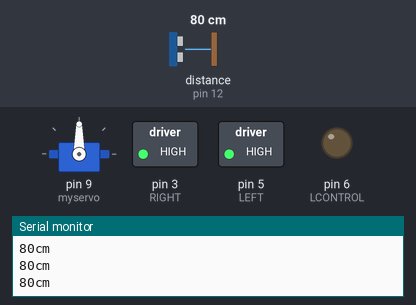
Recording of a sketch running on a simulated Arduino Uno, built with avr-gcc and run on an emulated ATmega328P. On the bench: servo, switched loads named in the sketch (green lamp = pin HIGH), output pins drawn as LEDs (lit = HIGH), the last lines printed to the serial monitor. Inputs (shaded band) come from the test bench; at power-on: distance to the obstacle (sensor on pin 12) 80 cm. The echo pulse lasts 58.3 µs per cm.

Above: at 3.7 s.
3.8 s: distance to the obstacle (sensor on pin 12) set to 44 cm
5.3 s: distance to the obstacle (sensor on pin 12) set to 38 cm
At 6.1 s:
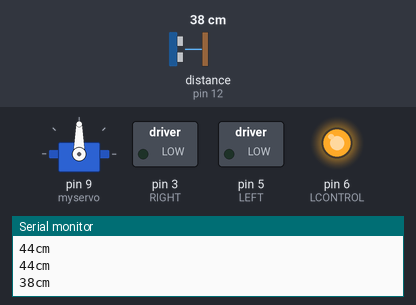
8.3 s: distance to the obstacle (sensor on pin 12) set to 60 cm
At 9.5 s:
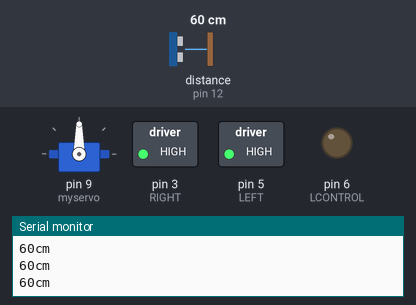
10.1 s: distance to the obstacle (sensor on pin 12) set to 2 cm
At 11.22 s:
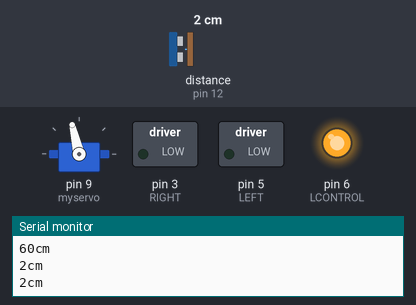
Timing chart, 0 to 14.1 s (numbered marks = the images above; inputs shaded):
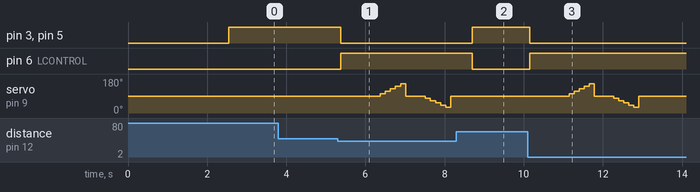

The sketch:

SR04_Example.ino
```cpp
//www.elegoo.com
//2016.12.08
#include "SR04.h"
#include <Servo.h>

#define TRIG_PIN 12
#define ECHO_PIN 11

SR04 sr04 = SR04(ECHO_PIN,TRIG_PIN);
long distance;
bool runProgram = true;

int look_control = 0; //this variable makes sure that when the sensor points to one side and...
//...there is no obstacle, the servo does'nt point to the other side unnecesarily.

float left_ave = 0;
float right_ave = 0;

//int rand_look;

Servo myservo;
int looking = 20;

void setup() {

   #define RIGHT 3
   #define LEFT 5
   #define LCONTROL 6

   pinMode (RIGHT, OUTPUT);
   pinMode (LEFT, OUTPUT);
   pinMode (LCONTROL, OUTPUT);

   myservo.attach(9);
   myservo.write(90);
   Serial.begin(9600);
   delay(2500);
}

void loop() {
   int counter  = 0;
   //rand_look = random(1,3);// serlect a value from 1 to 3 excluding 3. if it's 1 then look left, if its 2 then look right.
   looking = 90;// angle to face sensor forward.
   distance = sr04.Distance();
   Serial.print(distance);
   Serial.println("cm");
   delay(10);

    if (distance <= 40){
      digitalWrite (RIGHT, LOW);  // transistor (TIP 120) requires constant energy supply.
      digitalWrite (LEFT, LOW); // stops charge input into musfet transistor.
      digitalWrite (LCONTROL, HIGH);//drain charge of musfet gate to close the gate.
      delay(1000);

 //-------------------------------------------------------------------------------------------------------------
      while (counter < 5){ // looking to the left loop. FIX this loop, looking its turning too...
                                                 //...often to the left instead of looking to the right. Also reglue servo in right position.
        looking += 13;
        myservo.write(looking);

        distance = sr04.Distance();// this line assigns the numerical value of distance from sensor to variable 'distance'.
        Serial.print(distance);
        Serial.println("cm");
        delay(100); // time servo will stay at the given angle.

        counter += 1;
        left_ave += distance;
      } //end of left looking while loop.

      looking = 90;
      myservo.write(looking);
      left_ave = left_ave / counter;
      delay(500);
      counter = 0;
//--------------------------------------------------------------------------------------------------------------
      while (counter < 5){ // looking to the right loop.

        looking -= 12;
        myservo.write(looking);

        distance = sr04.Distance();// this line assigns the value of distance to variablr 'distance'.
        Serial.print(distance);
        Serial.println("cm");
        delay(100); // time servo will stay at the given angle.

        counter += 1;
        right_ave += distance;
      } // end of while (counter < 10).

      looking = 90;
      myservo.write(looking);
      right_ave = right_ave / (counter);
      delay(500);
//--------------------------------------------------------------------------------------------------------------

          if (right_ave > left_ave){
            digitalWrite(LCONTROL, LOW);
            digitalWrite(LEFT, HIGH);
            delay (1000);// time turning left.
            looking = 90;
          }
          else if (left_ave > right_ave){
            digitalWrite(RIGHT, HIGH);
            delay (1000);// this is the time the vehicle will be turning left
            looking = 90;
          }
          else if (left_ave == right_ave)
          {
             looking = 90;
             myservo.write(looking);
          }

      }// end of if (distance <= 40).

      /*now what is left is to make it decide where to turn when
       * right and left distances are less than 40 cm. for that I
       * will make it compare the average distance from the left
       * to the average distance collected from the right. The
       * greatest distance, that's where the car will turn by
       * shuting on the motors in the opposite side.
       *
       * NOTE: to calculate the average distance I will collect all
       * distances by adding them (+=distance) within a variable X,
       * then I will divide this variable by the number counter which
       * is the number of items collected for the values of distance.
      */
    else {
      digitalWrite (LEFT, HIGH);
      digitalWrite (LCONTROL, LOW);
      digitalWrite (RIGHT, HIGH);
      looking = 90;
      myservo.write(looking);
      int counter = 0;
    }
    // Error, car is only turning left.
}
```

Measured:
- the behaviour switches between 41 and 40 cm on distance to the obstacle (sensor on pin 12) (found by bisection; images 0 and 1)
- after the input at 5.3 s, pin 3 (RIGHT), pin 5 (LEFT): HIGH → LOW after 0.07 s; pin 6 (LCONTROL): LOW → HIGH after 0.07 s; servo on pin 9 (myservo): 90° → 103° after 1.1 s, → 116° 0.13 s later, → 129° 0.13 s later, → 142° 0.13 s later, … (12 changes in this stretch)
- after the input at 8.3 s, pin 3 (RIGHT), pin 5 (LEFT): LOW → HIGH after 0.39 s; pin 6 (LCONTROL): HIGH → LOW after 0.39 s; servo on pin 9 (myservo): stays 90° (without the input it goes to 103° after 1.4 s)
- after the input at 10.1 s, pin 3 (RIGHT), pin 5 (LEFT): HIGH → LOW after 0.05 s; pin 6 (LCONTROL): LOW → HIGH after 0.05 s; servo on pin 9 (myservo): 90° → 103° after 1.0 s, → 116° 0.13 s later, → 129° 0.13 s later, → 142° 0.13 s later, … (12 changes in this stretch)
